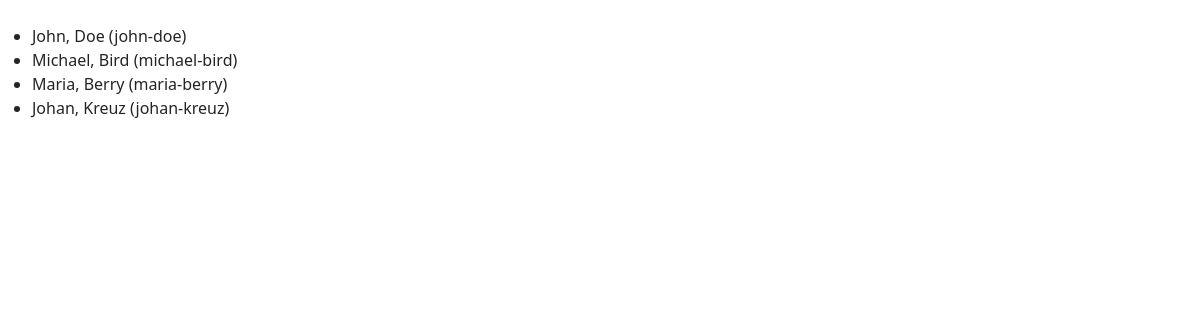
The page / on the database its author committed.
### customers/models.py (models this page shows, shortened)
class Customer(models.Model):
    books=models.ManyToManyField(Book,blank=True, help_text='books currently rented out')
    first_name=models.CharField(max_length=300)
    last_name=models.CharField(max_length=300)
    username=models.CharField(max_length=300, blank=True, unique=True)
    additional_info=models.TextField(blank=True)
    rating=models.PositiveSmallIntegerField(default=50)
    book_count=models.PositiveSmallIntegerField(default=0)

### django_rentalio/views.py (the view)
# urls.py: path('',home_view,name='home'),
def home_view(request):
    qs = Customer.objects.all()
    obj = Book.objects.filter(id=1).first()
    context = {
        'qs': qs,
        'obj': obj,
    }
    return render(request, 'main.html', context)

### templates/main.html (shortened to what this page needs)
{% extends 'base.html' %}
{% block content %}
<br>
{% if qs %}
    <ul>
    {% for obj in qs %}
        <li>{{obj.first_name}}, {{obj.last_name}}  ({{obj.username}})</li>
    {% endfor %}
    </ul>
{% else %}
    no customers in the db
{% endif %}
{% endblock content %}

### templates/base.html (shortened to what this page needs)
<!doctype html>
<html lang="en">
<head>
    <link href="https://cdn.jsdelivr.net/npm/bootstrap@5.0.2/dist/css/bootstrap.min.css"
          rel="stylesheet">
</head>
<body>
{% block content %}
{% endblock content %}
</body>
</html>

### rows shown on the page
Customer: first_name "John", last_name "Doe", username "john-doe"
Customer: first_name "Michael", last_name "Bird", username "michael-bird"
Customer: first_name "Maria", last_name "Berry", username "maria-berry"
Customer: first_name "Johan", last_name "Kreuz", username "johan-kreuz"
